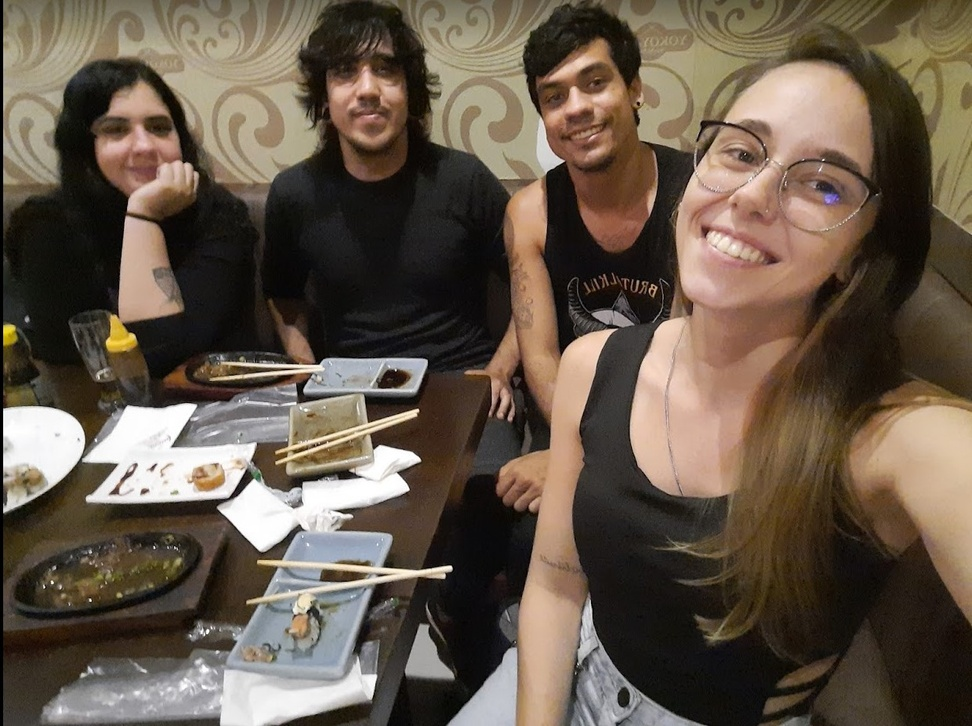
#> input picture pessoas_eu_2.jpg, 972 x 726 px, shrunk from 1240 x 926 before the run
$ jupyter execute fifth.ipynb
#> lines starting #> are read from the running program, lines starting #| are printed output that depends on the picture
[cell 1]
import cv2
import matplotlib.pyplot as plt

[cell 2]
imagem = cv2.imread("pessoas_eu_2.jpg")
#> imagem is the input picture: shape (726, 972, 3); mean B, G, R 74.2, 88, 101.3
imagem = cv2.cvtColor(imagem, cv2.COLOR_BGR2RGB)

[cell 3]
plt.imshow(imagem)

[cell 4]
imagem_gray = cv2.cvtColor(imagem, cv2.COLOR_RGB2GRAY)
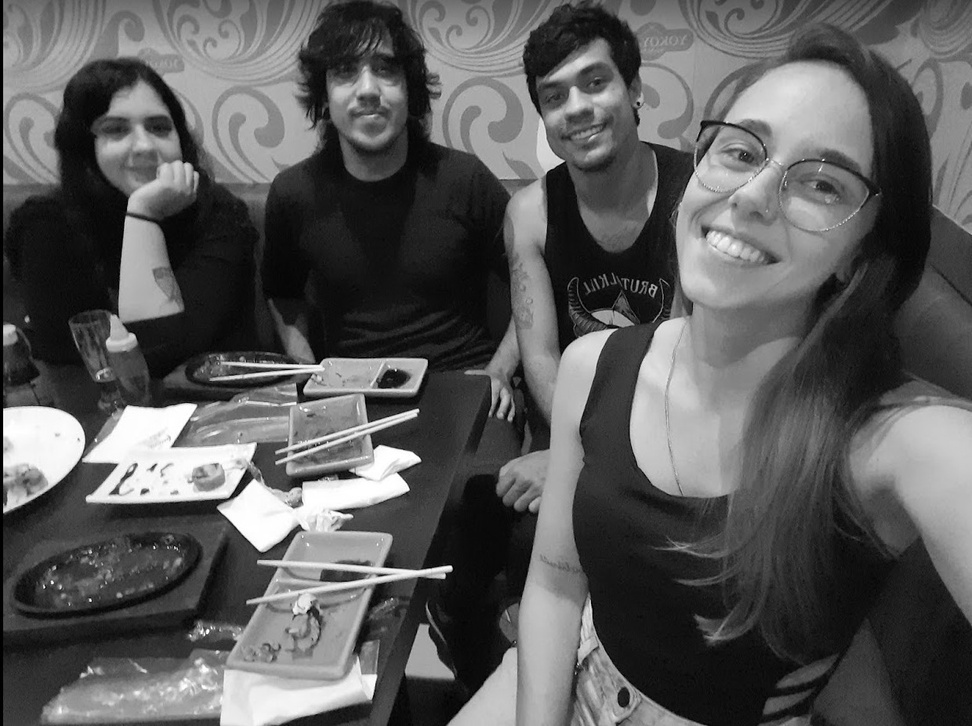
#> imagem_gray: shape (726, 972); min 0, max 255, mean 90.4

[cell 5]
plt.imshow(imagem_gray)

[cell 6]
classificador = cv2.CascadeClassifier("classificadores/hearcascade_frontalface_default.xml")

[cell 7]
faces = classificador.detectMultiScale(imagem_gray, 1.3, 2)
#> faces = [[308, 27, 117, 117], [87, 90, 102, 102], [515, 38, 125, 125]]

[cell 8]
len(faces)
#> Out = 3

[cell 9]
faces[0]
#> Out = [308, 27, 117, 117]

[cell 10]
imagem_anotada = imagem.copy()

[cell 11]
for (x, y, w, h) in faces:
    cv2.rectangle(imagem_anotada, (x,y), (x+w, y+h), (255, 255, 0), 2)
#> this loop made 3 passes
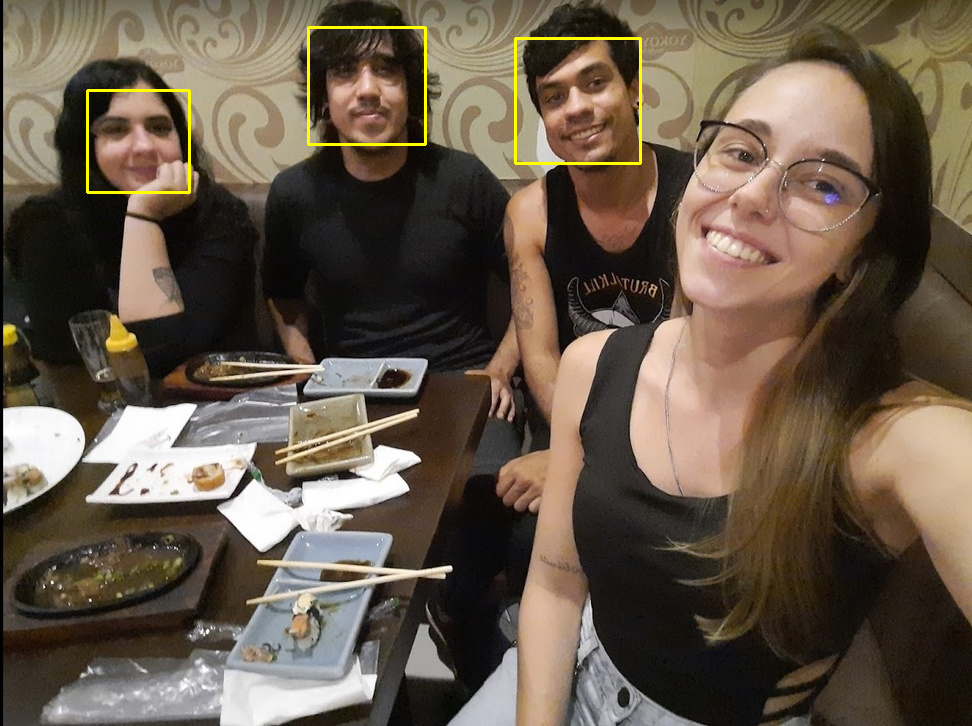
#> imagem_anotada: shape (726, 972, 3); mean R, G, B 102.3, 89, 73.8

[cell 12]
plt.figure(figsize=(20,10))
plt.imshow(imagem_anotada)

[cell 13]
face_imagem = 0

for(x, y, w, h) in faces:
    face_imagem+= 1
    imagem_roi = imagem[y:y+h, x: x+w]
    imagem_roi = cv2.cvtColor(imagem_roi, cv2.COLOR_RGB2BGR)
    cv2.imwrite("face_" + str(face_imagem) + ".png", imagem_roi)
#> this loop made 3 passes
#> pass 1, `imagem_roi = imagem[y:y+h, x: x+w]`:
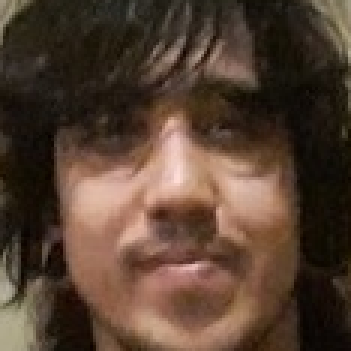
#> imagem_roi: shape (117, 117, 3) (shown 3 times larger); mean R, G, B 85.1, 64.3, 49.9
#> pass 2, `imagem_roi = imagem[y:y+h, x: x+w]`:
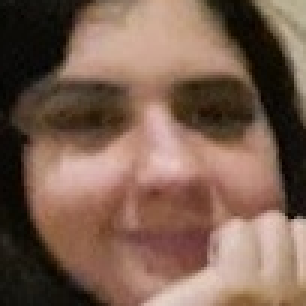
#> imagem_roi: shape (102, 102, 3) (shown 3 times larger); mean R, G, B 123.2, 95.4, 80.2
#> after the loop, face_imagem = 3

$ run again, with pessoas.jpg copied over pessoas_eu_2.jpg
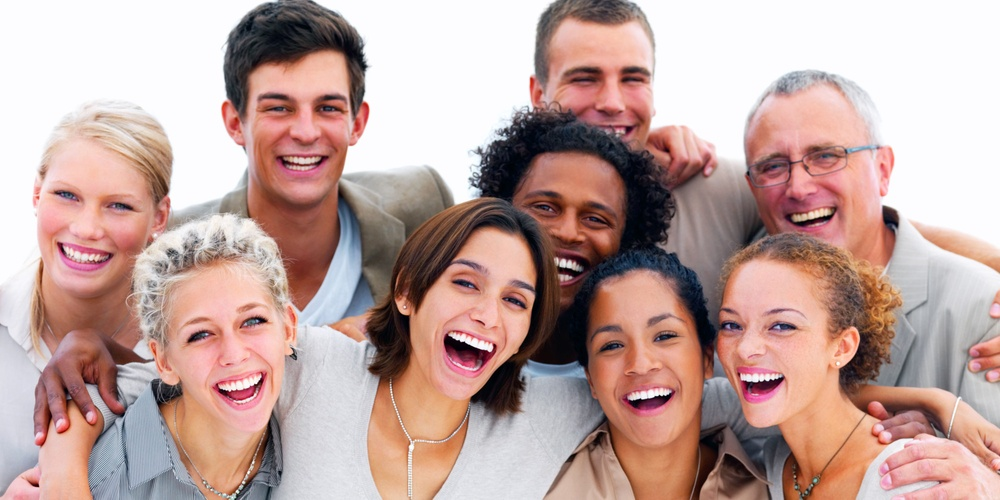
#> input picture pessoas.jpg, 1000 x 500 px, shrunk from 2000 x 1000 before the run
#> imagem is the input picture: shape (500, 1000, 3); mean B, G, R 158.4, 163.8, 192
#> faces = [[625, 428, 69, 69], [552, 34, 120, 120], [233, 56, 136, 136], [733, 113, 129, 129], [26, 152, 134, 134], [513, 167, 116, 116], [416, 238, 141, 141], [568, 286, 144, 144], [688, 270, 151, 151], [148, 268, 166, 166]]
#> `len(faces)`: Out = 10
#> `faces[0]`: Out = [625, 428, 69, 69]
#> the loop `for (x, y, w, h) in faces:` made 10 passes
#> after the loop `for (x, y, w, h) in faces:`:
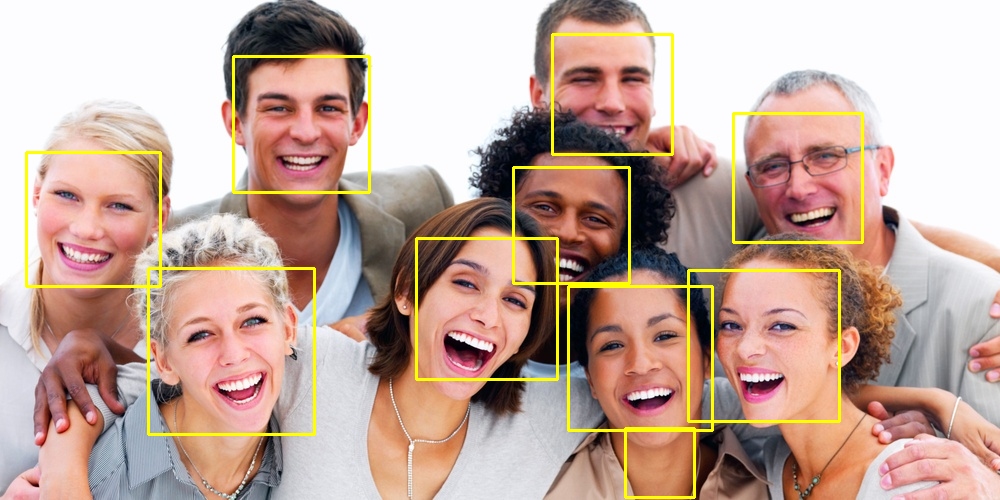
#> imagem_anotada: shape (500, 1000, 3); mean R, G, B 194.8, 167.6, 154.5
#> the loop `for(x, y, w, h) in faces:` made 10 passes
#> pass 2, `imagem_roi = imagem[y:y+h, x: x+w]`:
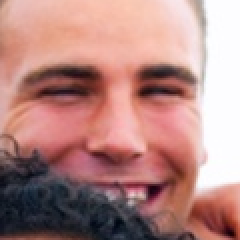
#> imagem_roi: shape (120, 120, 3) (shown 2 times larger); mean R, G, B 179.6, 134.6, 130.3
#> after the loop `for(x, y, w, h) in faces:`: face_imagem = 10

$ run again, with pessoas_eu.jpg copied over pessoas_eu_2.jpg
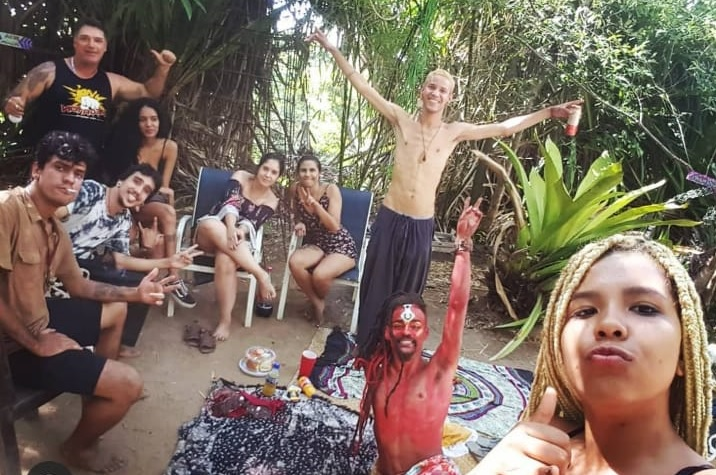
#> input picture pessoas_eu.jpg, 716 x 475 px
#> imagem is the input picture: shape (475, 716, 3); mean B, G, R 96.4, 108.8, 123.9
#> faces = [[135, 109, 27, 27], [295, 161, 26, 26], [74, 27, 35, 35], [382, 306, 49, 49], [534, 246, 155, 155]]
#> `len(faces)`: Out = 5
#> `faces[0]`: Out = [135, 109, 27, 27]
#> the loop `for (x, y, w, h) in faces:` made 5 passes
#> after the loop `for (x, y, w, h) in faces:`:
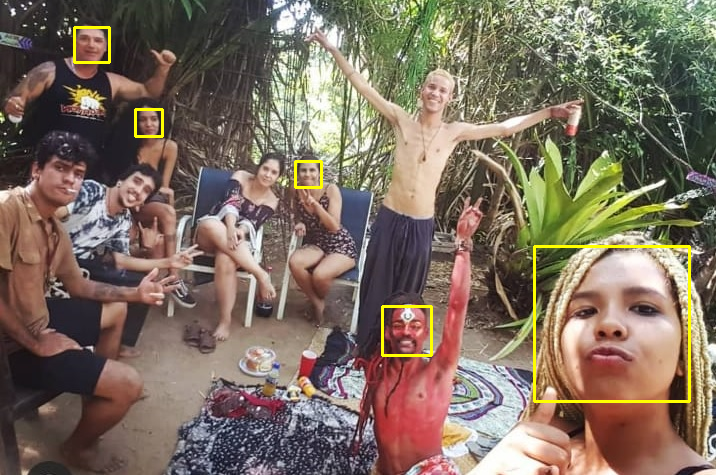
#> imagem_anotada: shape (475, 716, 3); mean R, G, B 125.3, 110.4, 95.5
#> the loop `for(x, y, w, h) in faces:` made 5 passes
#> pass 2, `imagem_roi = imagem[y:y+h, x: x+w]`:
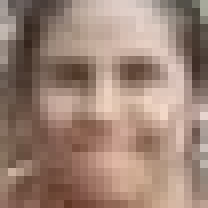
#> imagem_roi: shape (26, 26, 3) (shown 8 times larger); mean R, G, B 157.1, 131.3, 117.7
#> after the loop `for(x, y, w, h) in faces:`: face_imagem = 5
